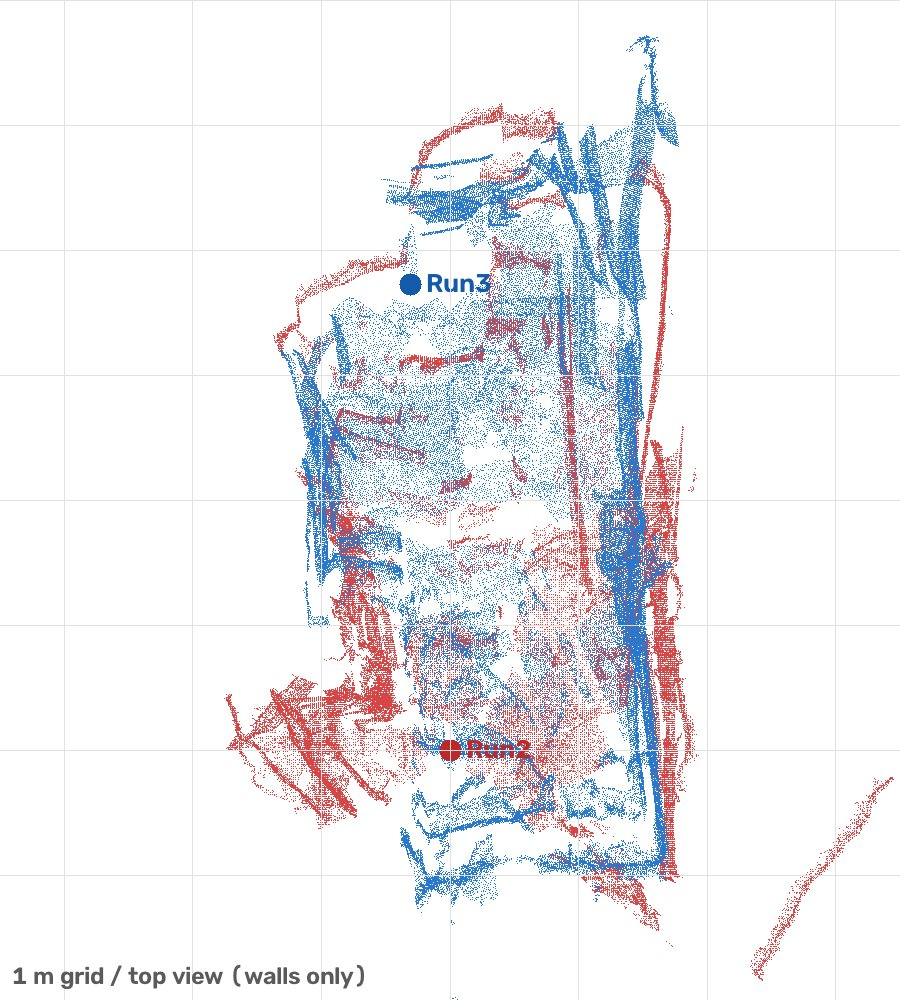
#> input picture device/viewer/merge/topview.jpg, 900 x 1000 px
$ python vlm.py viewer/merge/topview.jpg
#> lines starting #> are read from the running program, lines starting #| are printed output that depends on the picture
"""視覺模型介面:目前用雲端 Claude Haiku(claude -p)代替,之後換成 Qwen2-VL-2B 只要改 ask()。

模擬 Hailo-10H 的條件:
  - 圖先縮成固定解析度(INPUT_W×INPUT_H)才給模型看
  - 回答一律是固定格式的 JSON
  - 延遲另外照 HAILO_SEC 計算(雲端實際花多久不算數)
"""
import json
import subprocess
import tempfile
import time
from pathlib import Path

import cv2

MODEL = "haiku"
INPUT_W, INPUT_H = 672, 378     # 假設的固定輸入解析度(Hailo 上的實際值確認後再改)
HAILO_SEC = 6.5                 # 模擬每次判讀的延遲(5–8 秒取中間)
TMP = Path(tempfile.gettempdir()) / "vlm_in"


def prep(img, crop=None):
    """crop = (x0, y0, x1, y1),0~1 的比例。裁完再縮到固定解析度。"""
    if crop:
        h, w = img.shape[:2]
        x0, y0, x1, y1 = crop
        img = img[int(y0 * h):int(y1 * h), int(x0 * w):int(x1 * w)]
    return cv2.resize(img, (INPUT_W, INPUT_H), interpolation=cv2.INTER_AREA)


def ask(img, prompt, schema, crop=None, retries=2):
    """回傳 (dict 答案, 雲端實際秒數)。img 是 BGR 影像或檔案路徑。"""
#> called with img = 'viewer/merge/topview.jpg', prompt = '用一句中文描述畫面。', retries = 2
    if isinstance(img, (str, Path)):
        img = cv2.imread(str(img))
#> img is the input picture: shape (1000, 900, 3); mean B, G, R 239.6, 236, 236.2
    TMP.mkdir(exist_ok=True)
    path = TMP / f"{time.time_ns()}.jpg"
    cv2.imwrite(str(path), prep(img, crop), [cv2.IMWRITE_JPEG_QUALITY, 90])
#> in prep, `return cv2.resize(img, (INPUT_W, INPUT_H), interpolation=cv2.INTER_AREA)`:
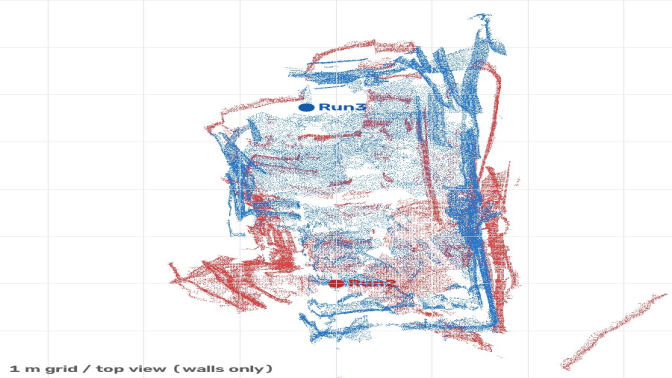
#> returned value: shape (378, 672, 3); mean of channels 0, 1, 2 239.6, 236.1, 236.2; drawn as B, G, R
    full = f"Read the image at {path}, then answer based only on what is in the image:\n{prompt}"
    try:
        return _run(full, schema, retries)
    finally:
        path.unlink(missing_ok=True)


def ask_text(prompt, schema, retries=2):
    """不看圖,只問文字(例如從問題判斷要找哪個物品)。"""
    return _run(prompt, schema, retries, tools=False)


def _run(prompt, schema, retries, tools=True):
#> called with retries = 2, tools = True
    cmd = ["claude", "-p", prompt, "--model", MODEL, "--output-format", "json",
           "--json-schema", json.dumps(schema), "--max-turns", "4",
           "--disallowedTools", "Bash", "Edit", "Write", "WebFetch", "WebSearch"]
    if tools:
        cmd += ["--allowedTools", "Read"]
    t0 = time.time()
    for k in range(retries + 1):
        r = subprocess.run(cmd, capture_output=True, text=True, timeout=180)
        try:
            out = json.loads(r.stdout)
            ans = out.get("structured_output") or json.loads(out["result"])
            return ans, time.time() - t0
        except (json.JSONDecodeError, KeyError, TypeError):
            if k == retries:
                raise RuntimeError(f"模型回應無法解析:{r.stdout[-500:]} {r.stderr[-300:]}")

if __name__ == "__main__":
    import sys
    schema = {"type": "object", "properties": {"description": {"type": "string"}}, "required": ["description"]}
    print(ask(sys.argv[1], "用一句中文描述畫面。", schema))
#> (the call stopped at in _run, `r = subprocess.run(cmd, capture_output=True, text=True, timeout=180)`: subprocess is not available in this run)
